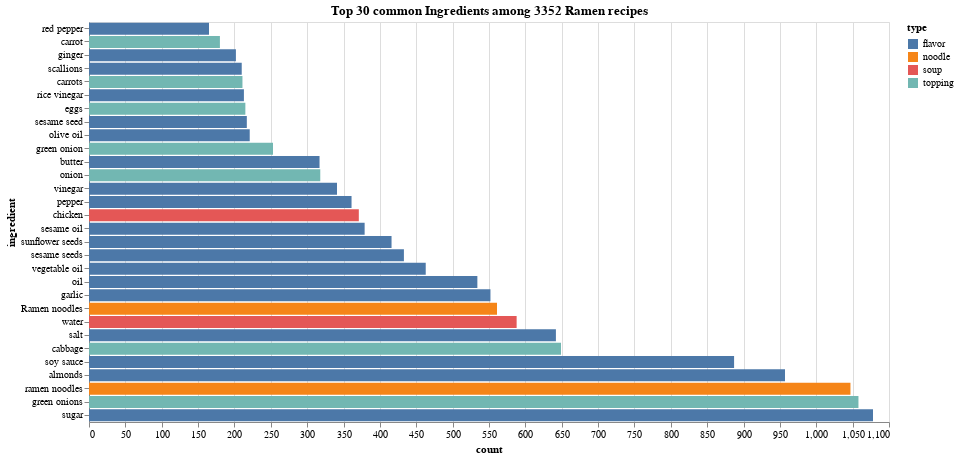

Here is the notebook cell this chart was saved with:
### Code cell
viz1 = alt.Chart(top30_ing, width=800, height=400).transform_window(
    sort=[alt.SortField('count', order='descending')],
    year_rank='rank(*)'
).transform_filter(
    alt.datum.year_rank <= 30
).mark_bar().encode(
    alt.X('count:Q'),
    alt.Y('ingredient:N', sort=alt.EncodingSortField(
        field='year_rank', order='descending'
    )),
    alt.Color('type:N')
    
).properties(title="Top 30 common Ingredients among 3352 Ramen recipes")

# viz1.encode(
#     tooltip=['ingredient:N','count:Q']
# ).interactive()
viz1

### Figure 1 — Vega-Lite specification as saved in the notebook (floating-point values rounded to 4 significant figures)
{"config": {"view": {"continuousWidth": 400, "continuousHeight": 300}}, "data": {"name": "data-68da316fcaa86607a0b64a4d387508c4"}, "mark": "bar", "encoding": {"color": {"field": "type", "type": "nominal"}, "x": {"field": "count", "type": "quantitative"}, "y": {"field": "ingredient", "sort": {"field": "year_rank", "order": "descending"}, "type": "nominal"}}, "height": 400, "title": "Top 30 common Ingredients among 3352 Ramen recipes", "transform": [{"window": [{"op": "rank", "field": "*", "as": "year_rank"}], "sort": [{"field": "count", "order": "descending"}]}, {"filter": "(datum.year_rank <= 30)"}], "width": 800, "$schema": "https://vega.github.io/schema/vega-lite/v4.17.0.json", "datasets": {"data-68da316fcaa86607a0b64a4d387508c4": [{"ingredient": "sugar", "count": 1078, "type": "flavor"}, {"ingredient": "oil", "count": 534, "type": "flavor"}, {"ingredient": "soy sauce", "count": 887, "type": "flavor"}, {"ingredient": "Ramen noodles", "count": 561, "type": "noodle"}, {"ingredient": "green onion", "count": 253, "type": "topping"}, {"ingredient": "almonds", "count": 957, "type": "flavor"}, {"ingredient": "sesame seeds", "count": 433, "type": "flavor"}, {"ingredient": "butter", "count": 317, "type": "flavor"}, {"ingredient": "green onions", "count": 1058, "type": "topping"}, {"ingredient": "red pepper", "count": 165, "type": "flavor"}, {"ingredient": "sunflower seeds", "count": 416, "type": "flavor"}, {"ingredient": "vinegar", "count": 341, "type": "flavor"}, {"ingredient": "cabbage", "count": 649, "type": "topping"}, {"ingredient": "rice vinegar", "count": 213, "type": "flavor"}, {"ingredient": "salt", "count": 642, "type": "flavor"}, {"ingredient": "pepper", "count": 361, "type": "flavor"}, {"ingredient": "carrots", "count": 211, "type": "topping"}, {"ingredient": "sesame seed", "count": 217, "type": "flavor"}, {"ingredient": "vegetable oil", "count": 463, "type": "flavor"}, {"ingredient": "carrot", "count": 180, "type": "topping"}, {"ingredient": "onion", "count": 318, "type": "topping"}, {"ingredient": "water", "count": 588, "type": "soup"}, {"ingredient": "chicken", "count": 371, "type": "soup"}, {"ingredient": "garlic", "count": 552, "type": "flavor"}, {"ingredient": "olive oil", "count": 221, "type": "flavor"}, {"ingredient": "ramen noodles", "count": 1047, "type": "noodle"}, {"ingredient": "sesame oil", "count": 379, "type": "flavor"}, {"ingredient": "scallions", "count": 210, "type": "flavor"}, {"ingredient": "eggs", "count": 215, "type": "topping"}, {"ingredient": "ginger", "count": 202, "type": "flavor"}]}}
